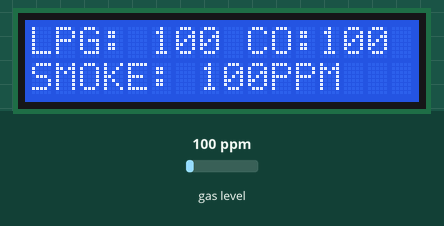
This sketch was run on a simulated Arduino Uno, built with avr-gcc and run on an emulated ATmega328P. Parts: 16×2 character LCD. The test bench sets the inputs (shaded band); at power-on: gas level 100 ppm. The modem accepts every AT command (registered, SIM ready, sends succeed) and sends nothing else; what the sketch prints to the serial monitor is not drawn.

Above: at 1.7 s.
1.8 s: gas level set to 20 ppm
At 6.8 s:
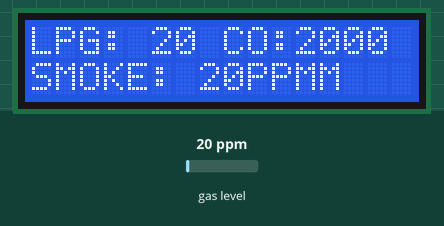
7.2 s: gas level set to 250 ppm
At 8.9 s:
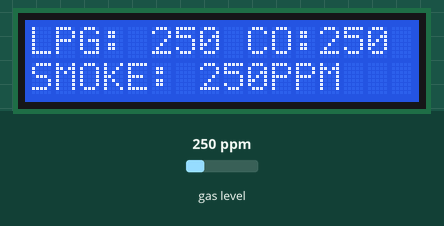
9.2 s: gas level set to 500 ppm
At 13.6 s:
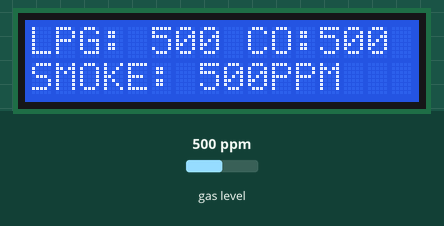
Timing chart, 0 to 15.1 s (numbered marks = the images above; inputs shaded):
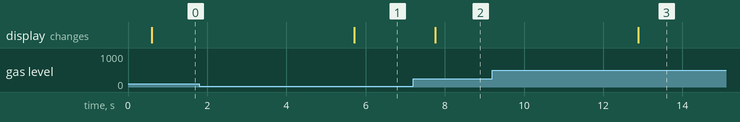

The sketch:

MQ2_LCD.ino
```cpp
#include <MQ2.h>
#include <Wire.h>
#include<LiquidCrystal_I2C.h>
#include<SoftwareSerial.h>
SoftwareSerial mySerial(3,2);

 // CHANGE 0X3F TO 0X27 AS LCD ADDRESSk
 LiquidCrystal_I2C lcd(0x27,16,2);
int Analog_Input = A0;
float ppm_conc= 0.000;
int lpg, co, smoke;
MQ2 mq2(Analog_Input);

void setup() {
  Serial.begin(9600);
  lcd.begin();
  lcd.backlight();
  mySerial.begin(9600);


  mq2.begin();
}
void loop() {
  float* values = mq2.read(true); //set it false if you don't want to print the values in the Serial
  //lpg = values[0];
  lpg = mq2.readLPG();
  lcd.setCursor(0,0);
  lcd.print("LPG: ");
  lcd.print(lpg);

  //co = values[1];
  co = mq2.readCO();

  lcd.print(" CO:");
  lcd.print(co);


  lcd.setCursor(0,1);
  //smoke = values[2];
  smoke = mq2.readSmoke();
  lcd.print("SMOKE: ");
  lcd.print(smoke);
  lcd.print("PPM");


  ppm_conc=10*log(co);
  Serial.print(ppm_conc);
  if(ppm_conc>38){
  Serial.println("You are unlucky");

  delay(1000);
  mySerial.println("AT+CGMF=1");
  updateSerial();
     delay(1000);
  mySerial.println("AT+CMGS=\"+918962737050\"");
  updateSerial();
  mySerial.println("Vehicular emimmision is above standard level");
 delay(1000);

  }


  delay(1000);
}
 void updateSerial()
{
  delay(500);
  while (Serial.available())
  {
    mySerial.write(Serial.read());//Forward what Serial received to Software Serial Port
  }
  while(mySerial.available())
  {
    Serial.write(mySerial.read());//Forward what Software Serial received to Serial Port
  }
}
```

Measured:
- after the input at 1.8 s, the display: changes after 3.9 s (image 1)
- after the input at 7.2 s, the display: changes after 0.56 s (image 2)
- after the input at 9.2 s, the display: changes after 3.7 s (image 3)
